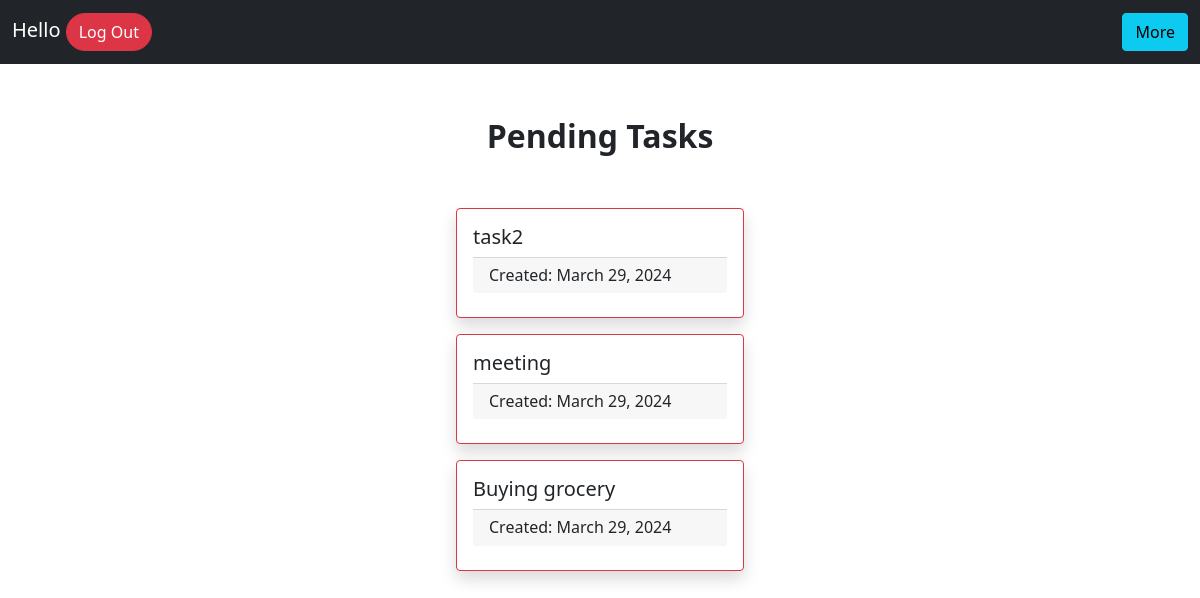
Screenshot of /pending_tasks/2/ with the database file from the repository.
### todo_app/models.py (models this page shows, shortened)
class Tasklist(models.Model):
    username=models.ForeignKey(User, on_delete=models.CASCADE)
    title= models.CharField(max_length=200,null=False)
    status=models.CharField(max_length=10,default="Incomplete")
    created_on=models.DateField(auto_now_add=True)

### todo_app/views.py (the view)
# urls.py: path('pending_tasks/<int:pk>/',views.pending_tasks,name="pending_tasks")
def pending_tasks(request,pk):
    tasks=Tasklist.objects.filter(username=User.objects.get(pk=pk),status="Incomplete")
    context={
        'tasks':tasks,
    }
    return render(request,"pending_tasks.html",context)

### templates/pending_tasks.html (shortened to what this page needs)
<!DOCTYPE html>
<html>
    <head>
        <link href="https://cdn.jsdelivr.net/npm/bootstrap@5.0.2/dist/css/bootstrap.min.css" rel="stylesheet">
    </head>
    <body>
        {% include "navbar.html" %}
        <div class="d-flex justify-content-center align-items-center flex-column">
        {% if tasks %}
        <div class="fs-2 fw-bold mb-5">Pending Tasks</div>
        {% for task in tasks %}
                <div class="card mb-3 border border-danger shadow" style="width: 18rem;">
                    <div class="card-body">
                        <h5 class="card-title">{{task.title}}</h5>
                        <h6 class="card-footer">Created: {{task.created_on}}</h6>
                    </div>
                </div>
                {% endfor %}
        {% else %}
            <div>No Pending Tasks!!!</div>
        {% endif %}
    </body>
</html>

### rows the page displays
Tasklist: title "task2", created_on "March 29, 2024"
Tasklist: title "meeting", created_on "March 29, 2024"
Tasklist: title "Buying grocery", created_on "March 29, 2024"
